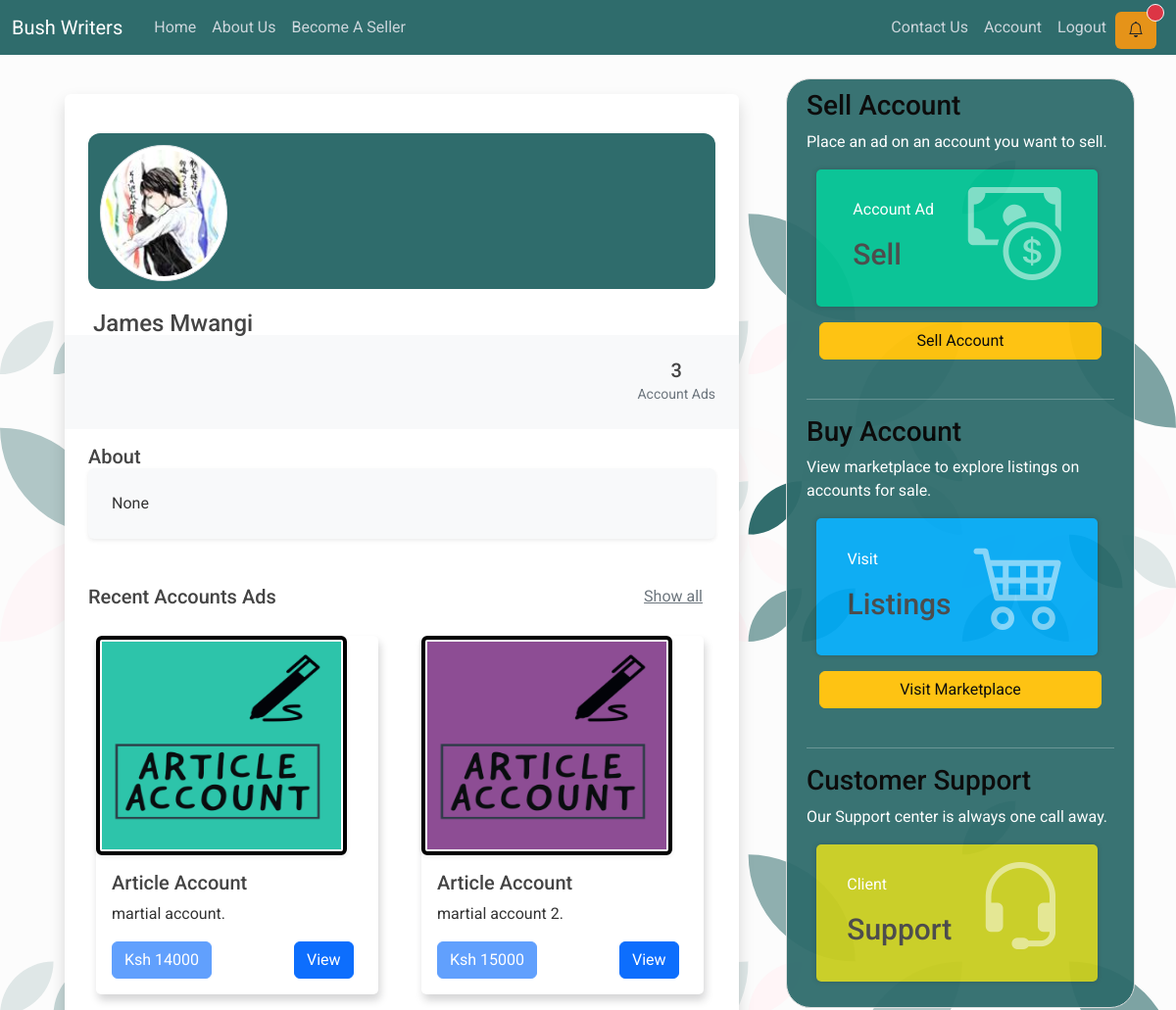
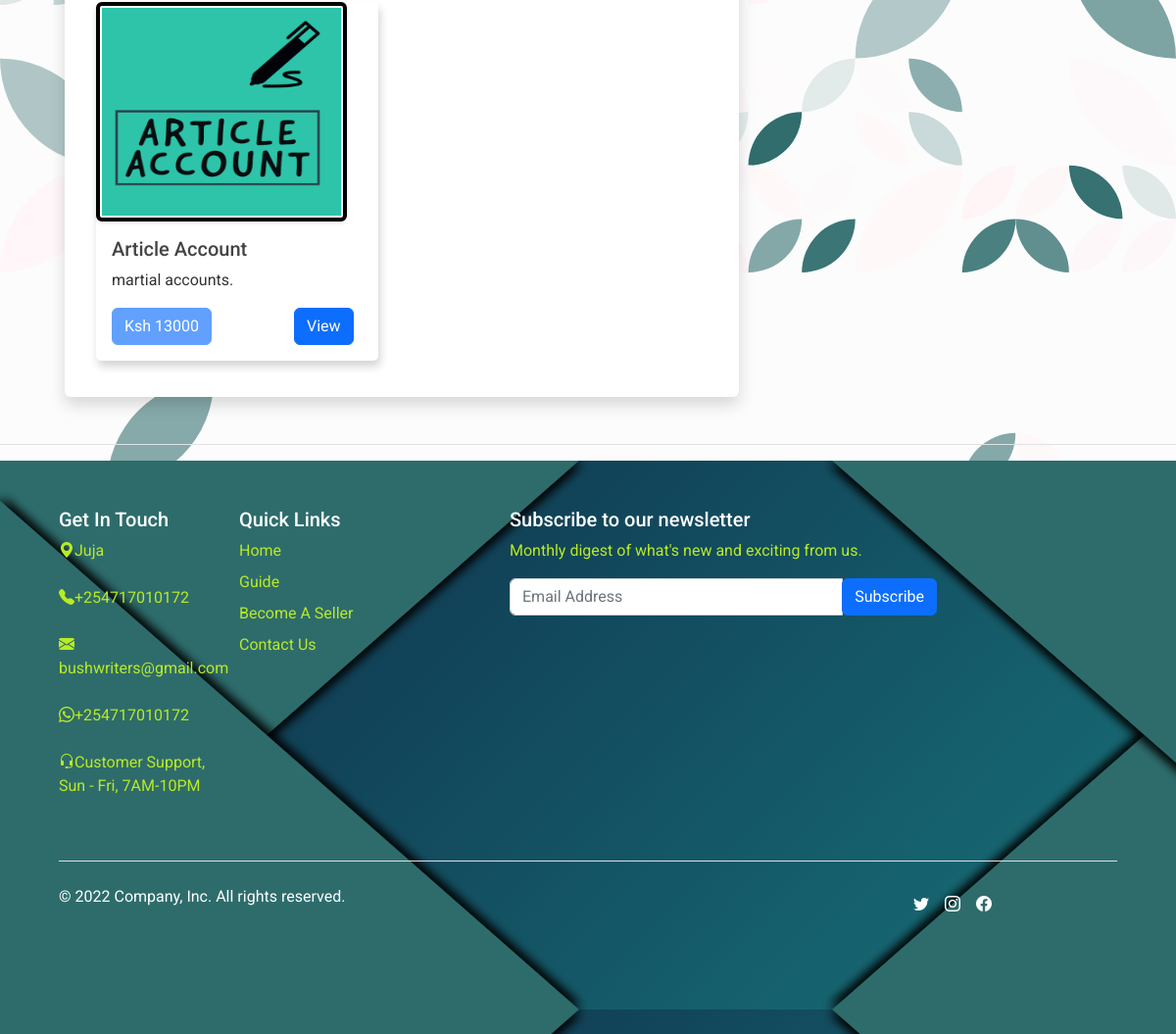
Screenshot of /user_profile/1 (signed in) with the database file from the repository (2 pictures, top to bottom).
### models/users.py (models this page shows, shortened)
class User(UserMixin ,db.Model):
    __tablename__ = 'user'
    id = db.Column(db.Integer, primary_key = True)
    username = db.Column(db.String(150), nullable = False)
    email = db.Column(db.String(120), unique=True, nullable = False)
    phone_number = db.Column(db.Integer, unique=True, nullable = False)
    password = db.Column(db.String(350), nullable = False)
    profile_photo = db.Column(db.String(80), nullable=True, default='default_profile.gif')
    date_created = db.Column(db.DateTime (timezone = True), default = func.now())
    active = db.Column(db.Boolean, default=True)
    profile_description = db.Column(db.String(100), default = 'Hello There 👋')
    admin = db.Column(db.Boolean(), default=False)
    account = db.relationship('Account', backref = 'user', passive_deletes = True)
    images = db.relationship('Image', backref = 'user', passive_deletes = True )

### models/accounts.py (models this page shows, shortened)
class Account(db.Model):
    STATUS_AVAILABLE = 0
    STATUS_ON_PROGRESS = 1
    STATUS_VERIFICATION_STAGE = 2
    STATUS_SUCCESSFUL_STAGE = 3
    STATUS_DISPUTED_STAGE = 4
    __tablename__ = 'account'
    account_id = db.Column(db.Integer, primary_key = True)
    account_type = db.Column(db.Enum(AccountType), default = AccountType.ACADEMIC_WRITING_ACCOUNT)
    account_name = db.Column(db.String(80), nullable = False)
    description = db.Column(db.String(120), nullable = False)
    brand = db.Column(db.String(60), nullable = False)
    price = db.Column(db.Integer, nullable = False)
    status = db.Column(db.SmallInteger, default=STATUS_AVAILABLE)
    account_creation_date = db.Column(db.Date, nullable = False)
    time_posted = db.Column(db.DateTime (timezone = True), default = func.now())
    user_id = db.Column(db.Integer, db.ForeignKey('user.id', ondelete = 'CASCADE'))
    images = db.relationship('Image', backref = 'account', passive_deletes = True, lazy='dynamic' )
    notifications = db.relationship('Notification', backref = 'account', passive_deletes = True, lazy='dynamic')
    complaints = db.relationship('Complaints', backref = 'account', passive_deletes = True, lazy='dynamic')

### main/views.py (the view)
@main.route('/user_profile/<id>')
@login_required
def user_profile(id):
    user = User.query.filter_by(id = id).first()
    buyer_msg = Notification.query.filter_by(buyer_id = id).first()
    seller_msg = Notification.query.filter_by(seller_id = id).first()
    notification = True if buyer_msg or seller_msg else False
    accounts = Account.query.filter_by(user_id = current_user.id).all()
    return render_template('user_profile.html', accounts = accounts, account_holder = user, notification = notification)

### templates/user_profile.html (shortened to what this page needs)
{% extends 'base.html' %}
{% block navbar %}
{% if notification == true %}
  <a class="nav-item nav-link rounded notification-anchor"  href="{{ url_for('main.chat', id=current_user.id) }}">
    <button type="button" class="btn rounded position-relative notification-btn">
        <i class="bi bi-bell"></i>
        <span class="position-absolute top-0 start-100 translate-middle p-2 bg-danger border border-light rounded-circle">
    </button>
  </a>
{% endif %}
{% endblock navbar%}
{% block stylesheets %}
    <link href="https://cdn.jsdelivr.net/npm/bootstrap@5.2.0/dist/css/bootstrap.min.css" rel="stylesheet">
    <link rel="stylesheet" type="text/css" href="{{ url_for('static', filename='css/styles.css') }}" >
    <link rel="stylesheet" type="text/css" href="{{ url_for('static', filename='css/card-styles.css') }}" >
{% endblock stylesheets %}
{% block content %}
<div class="row py-5 px-4 user_profile">
    <div class="col-md-12 mx-auto">
        <div class="bg-white shadow rounded overflow-hidden profile_section">
            <div class="px-4 pt-0 pb-4 cover custom-top">
                <div class="media align-items-end profile-head">
                    <div class="profile mr-3 mb-3">
                        <img
                            src="{{url_for('static', filename='images/profile_pics/{}'.format(account_holder.profile_photo) )}}"
                            alt="..."
                            width="130"
                            class="rounded-circle mb-2 img-thumbnail"
                        />
                    </div>
                    <div class="media-body mb-5 text-white">
                        <h4 class="mt-0 mb-0">{{ account_holder.username | title }}</h4>
                    </div>
                </div>
            </div>
            <div class="bg-light p-4 d-flex justify-content-end text-center">
                <ul class="list-inline mb-0 nav-container1">
                    <li class="list-inline-item">
                        <h5 class="font-weight-bold mb-0 d-block">{{ accounts | count }}</h5>
                        <small class="text-muted">
                            Account Ads</small
                        >
                    </li>
                </ul>
            </div>
            <div class="px-4 py-3">
                <h5 class="mb-0">About</h5>
                <div class="p-4 rounded shadow-sm bg-light">
                    <p class="font-italic mb-0">{{ account_holder.profile_description }}</p>
                </div>
            </div>
            <div class="py-4 px-4">
                <div
                    class="d-flex align-items-center justify-content-between mb-3"
                >
                    <h5 class="mb-0">Recent Accounts Ads</h5>
                    <a href="#" class="btn btn-link text-muted">Show all</a>
                </div>
                <div class="row">
                    {% if accounts %}
                        {% for item in accounts %}
                        <div class="col-lg-6 mb-2 pr-lg-1">
                            <div class="card" style="width: 18rem;">
                                {% set random_no = range(1, 4)|random|string() %}
                                {% if item.account_type.value == 'article_account' %}
                                <img class="display_image img-fluid rounded shadow-sm" src="{{url_for('static', filename='images/img/article'+random_no+'.png')}}"/>
                                {% elif item.account_type.value == 'academic_writing_account' %}
                                <img class="display_image img-fluid rounded shadow-sm" src="{{url_for('static', filename='images/img/academic'+random_no+'.png')}}"/>
                                {% else %}
                                <img class="display_image img-fluid rounded shadow-sm" src="{{url_for('static', filename='images/img/blog'+random_no+'.png')}}"/>
                                {% endif %}
                                <div class="card-body">
                                <h5 class="card-title">{{ item.account_type.value | replace("_", "  ") | title }}</h5>
                                <p class="card-text">{{ item.description }}.</p>
                                <a href="#" class="btn btn-primary disabled">Ksh {{ item.price }}</a>
                                <a href="{{url_for('main.product_view', item_id=item.account_id)}}" class="btn btn-primary view-btn">View</a>
                                </div>
                            </div>
                        </div>
                        {% endfor %}
                    {% else %}
                            <p>No account add created.</p>
                    {% endif %}
                </div>
            </div>
        </div>
    </div>
</div>
{% endblock content %}
{% block sidebar %}
  <div class="col-md-4 sidebar">
    <div class="content-section">
      <h3 class="side-title">Sell Account</h3>
      <p class='text-muted side-text'>Place an ad on an account you want to sell.
        <div class="card-body card-sidebar color1">
          <div class="float-left">
            <p>Account Ad</p>
              <h3>
                  <span class="currency">Sell</span>
              </h3>
          </div>
          <div class="float-right">
            <i class="bi bi-cash-coin"></i>
          </div>
        </div>
      </p>
      <div class="d-grid gap-2 col-11 mx-auto">
        <a href="{{ url_for('main.seller') }}" role="button" class="btn btn-warning">Sell Account</a>
      </div>
      <br/>
      <hr class="text-white">
      <h3 class="side-title">Buy Account</h3>
      <p class='text-muted side-text'>View marketplace to explore listings on accounts for sale.
       <div class="card-body card-sidebar color2">
        <div class="float-left">
          <p>Visit</p>
            <h3>
                <span class="currency">Listings</span>
            </h3>
        </div>
        <div class="float-right">
          <i class="bi bi-cart4"></i>
        </div>
      </div>
      </p>
      <div class="d-grid gap-2 col-11 mx-auto">
        <a href="{{ url_for('main.viewpage') }}" role="button" class="btn btn-warning">Visit Marketplace</a>
      </div>
      <br/>
      <hr class="text-white">
      <h3 class="side-title">Customer Support</h3>
      <p class='text-muted side-text'>Our Support center is always one call away.
       <div class="card-body card-sidebar color4">
        <div class="float-left">
          <p>Client</p>
            <h3>
                <span class="currency">Support</span>
            </h3>
        </div>
        <div class="float-right">
          <i class="bi bi-headset"></i>
        </div>
      </div>
      </p>
    </div>
  </div>
  <br/>
{% endblock sidebar %}
{% block footer %}
<div class="border-top pt-3"></div>
<div class="footer-container">
  <footer class="py-5">
    <div class="row">
      <div class="col-6 col-md-2 mb-3">
        <h5 class="text-white">Get In Touch</h5>
        <ul class="nav flex-column">
          <li class="nav-item mb-2"><p class="nav-link p-0 footer-color"><i class="bi bi-geo-alt-fill mr-2"></i>Juja</p></li>
          <li class="nav-item mb-2"><p class="nav-link p-0 footer-color"><i class="bi bi-telephone-fill mr-2"></i>+254717010172</p></li>
          <li class="nav-item mb-2"><p class="nav-link p-0 footer-color"><i class="bi bi-envelope-fill mr-2"></i>bushwriters@gmail.com</p></li>
          <li class="nav-item mb-2"><p class="nav-link p-0 footer-color"><i class="bi bi-whatsapp mr-2"></i>+254717010172</p></li>
          <li class="nav-item mb-2"><p class="nav-link p-0 footer-color"><i class="bi bi-headset mr-2"></i>Customer Support, Sun - Fri, 7AM-10PM</p></li>
        </ul>
      </div>
      <div class="col-6 col-md-2 mb-3">
        <h5 class="text-white">Quick Links</h5>
        <ul class="nav flex-column">
          <li class="nav-item mb-2"><a href="{{ url_for('main.viewpage') }}" class="nav-link p-0 footer-color">Home</a></li>
          <li class="nav-item mb-2"><a href="{{ url_for('main.guide') }}" class="nav-link p-0 footer-color">Guide</a></li>
          <li class="nav-item mb-2"><a href="{{ url_for('main.seller') }}" class="nav-link p-0 footer-color">Become A Seller</a></li>
          <li class="nav-item mb-2"><a href="{{ url_for('main.contact_us') }}" class="nav-link p-0 footer-color">Contact Us</a></li>
        </ul>
      </div>
      <div class="col-md-5 offset-md-1 mb-3">
        <form>
          <h5 class="text-white">Subscribe to our newsletter</h5>
          <p class="footer-color">Monthly digest of what's new and exciting from us.</p>
          <div class="input-group">
            <input type="text" class="form-control" placeholder="Email Address" aria-label="Recipient's email input" aria-describedby="button-addon4">
            <div class="input-group-append" id="button-addon4">
              <button class="btn btn-primary" type="button">Subscribe</button>
            </div>
          </div>
        </form>
      </div>
    </div>
    <div class="d-flex flex-column flex-sm-row justify-content-between py-4 my-4 border-top">
      <p class="text-white">&copy; 2022 Company, Inc. All rights reserved.</p>
      <ul class="list-unstyled d-flex">
        <i class="bi bi-twitter p-2 text-white"></i>
        <i class="bi bi-instagram p-2 text-white"></i>
        <i class="bi bi-facebook p-2 text-white"></i>
        <li class="ms-3"><a class="text-white" href="#"><svg class="bi" width="24" height="24"><use xlink:href="#twitter"/></svg></a></li>
        <li class="ms-3"><a class="link-dark" href="#"><svg class="bi" width="24" height="24"><use xlink:href="#instagram"/></svg></a></li>
        <li class="ms-3"><a class="link-dark" href="#"><svg class="bi" width="24" height="24"><use xlink:href="#facebook"/></svg></a></li>
      </ul>
    </div>
  </footer>
</div>
{% endblock footer %}

### templates/base.html (shortened to what this page needs)
<!DOCTYPE html>
<html lang="en">
<head>
  {% block stylesheets %}{% endblock stylesheets %}
    <link rel="stylesheet" href="https://cdnjs.cloudflare.com/ajax/libs/bootstrap-icons/1.9.1/font/bootstrap-icons.min.css" />
</head>
<body>
    <header class="site-header">
        <nav class="navbar navbar-expand-lg navbar-dark navbar-color fixed-top">
          <div class="container-fluid">
            <a class="navbar-brand me-4" href="/">Bush Writers</a>
            <div class="collapse navbar-collapse" id="navbarSupportedContent">
              <div class="navbar-nav me-auto mb-2 mb-lg-0">
                <a class="nav-item nav-link" href="{{ url_for('main.viewpage') }}">Home</a>
                <a class="nav-item nav-link" href="{{ url_for('main.about_us') }}">About Us</a>
                <a class="nav-item nav-link" href="{{ url_for('main.seller') }}">Become A Seller</a>
              </div>
              <div class="navbar-nav">
                <a class="nav-item nav-link" href="{{ url_for('main.contact_us') }}">Contact Us</a>
                {% if current_user.is_authenticated %}
                  <a class="nav-item nav-link" href="{{ url_for('main.user_profile', id =current_user.id ) }}">Account</a>
                  <a class="nav-item nav-link" href="{{ url_for('auth.logout') }}">Logout</a>
                {% endif %}
              {% block navbar %}
              {% endblock navbar %}
              </div>
            </div>
          </div>
        </nav>
      </header>
    <main role="main" class="container">
        <div class="row">
          <div class="col-md-8">
            {% block content %}{% endblock %}
          </div>
          {% block sidebar %}
          {% endblock sidebar %}
        </div>
      </main>
      {% block footer %}
      {% endblock footer %}
</body>
</html>

### rows the page displays
User: profile_photo (picture), username "James Mwangi", profile_description "None"
Account: account_type.value "Article Account", description "martial account", price "14000"
Account: shows a picture, account_type.value "Article Account", description "martial account 2", price "15000"
Account: account_type.value "Article Account", description "martial accounts", price "13000"

### other values shown
{{ accounts | count }} "3"
